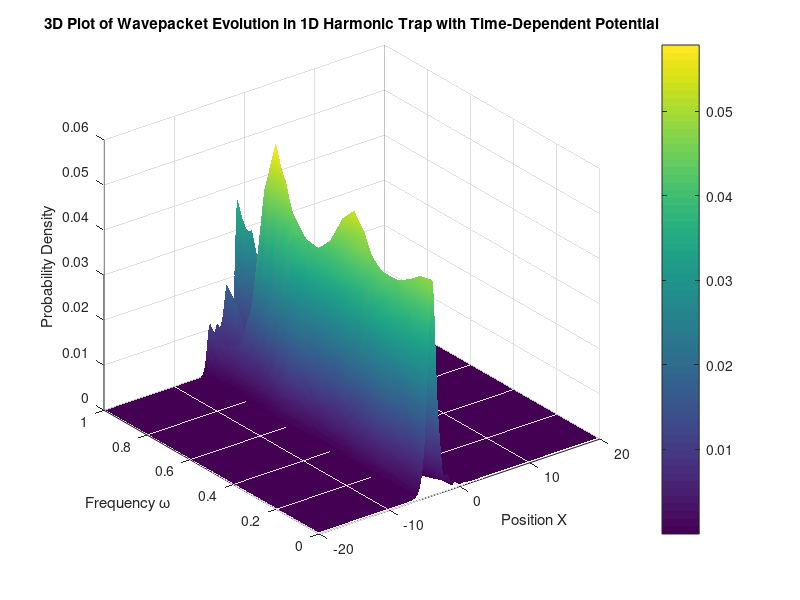

Source code (MATLAB):
%%%%%%%%%%%%%%%%%%%%%%%%%%%%%%%%%%%%%%%%%%%%%%%%%%%%%%%%%%%%%%%%%%%%%%%%%%%
%   Numerical simulation of the evolution of a wavepacket in a 1D harmonic
%   trap with an added time-dependent potential using fast Fourier transform (FFT) method
%   Potential: V(t) = A * sin(x) * cos(omega * t)
%   Unit of energy: hbar * omega, where hbar is the Planck constant and
%   omega is the frequency of the trap
%   Unit of length: l = sqrt(hbar / (m * omega)), where sqrt(...) is the square
%   root function and m is the mass of the particle
%--------------------------------------------------------------------------
a = -20;                       % Left end point 
b = +20;                       % Right end point 
L = b - a;                     % Width of the space
N = 512;                       % No. of cells
X = a + L * (0:N-1) / N;       % Dimensionless coordinates
P = (2 * pi / L) * [0:N/2-1, -N/2:-1]; % Dimensionless momentum
T = 5 * pi;                    % Time duration of the evolution
M = 10^3;                      % Total No. of steps in the evolution
dt = T / M;                    % Time step
A = 1.0;                       % Fixed Amplitude of the time-dependent potential

% Set of omega values from 0.01 to 0.1 with 5 elements
omega_values = linspace(0.01, 1, 20);

%%%%%%%%%%%%%%%%%%%%%%%%%%%%%%%%%%%%%%%%%%%%%%%%%%%%%%%%%%%%%%%%%%%%%%%%%%%
%   Define vectors to store split-step propagators in position and
%   momentum space
%%%%%%%%%%%%%%%%%%%%%%%%%%%%%%%%%%%%%%%%%%%%%%%%%%%%%%%%%%%%%%%%%%%%%%%%%%%
UV = exp(-1i * (X.^2 / 2) * dt / 2);    % One-step propagator in position space (harmonic potential)
UT = exp(-1i * (P.^2 / 2) * dt);        % One-step propagator in momentum space
% note, hbar = 1 in our dimensionless units

%%%%%%%%%%%%%%%%%%%%%%%%%%%%%%%%%%%%%%%%%%%%%%%%%%%%%%%%%%%%%%%%%%%%%%%%%%%
%   Define the initial state
%   As a typical example, we consider the initial state to be a Gaussian
%   wavepacket located at X0
X0 = 4.0;
sigma = 1.0;  % sigma is the width of the initial wavepacket
psiprep = exp(-(X - X0).^2 / (2 * sigma^2));  % Gaussian state
psi = psiprep / sqrt(sum(abs(psiprep).^2));   % Normalized state

% Define meshgrid for 3D plot
[X_grid, omega_grid] = meshgrid(X, omega_values);
probability_density = zeros(length(omega_values), length(X));

for idx = 1:length(omega_values)
    omega = omega_values(idx);
    
    % Full Evolution with Harmonic Oscillator and Time-Dependent Potential
    psi_0 = psi;
    for m = 1:M
        t = m * dt;  % Current time
        % Update the potential propagator with the time-dependent potential
        V_t = A * sin(X) .* cos(omega * t);
        UV_t = exp(-1i * (X.^2 / 2 + V_t) * dt / 2);  % Time-dependent potential propagator
        
        % Split-step evolution
        psi_1 = UV_t .* psi_0;           % Apply potential part (first half step)
        phi_2 = fft(psi_1);              % Transform to momentum space
        phi_3 = UT .* phi_2;             % Apply kinetic part
        psi_3 = ifft(phi_3);             % Transform back to position space
        psi_4 = UV_t .* psi_3;           % Apply potential part (second half step)
        
        psi_0 = psi_4;  % Prepare for the next cycle    
    end
    
    psii = psi_0;  % Final state updated
    probability_density(idx, :) = abs(psii).^2;
end

% Plotting the 3D plot where omega is an independent axis
figure;
surf(X_grid, omega_grid, probability_density);
xlabel('Position X')
ylabel('Frequency \omega')
zlabel('Probability Density')
title('3D Plot of Wavepacket Evolution in 1D Harmonic Trap with Time-Dependent Potential')
shading interp
colorbar
